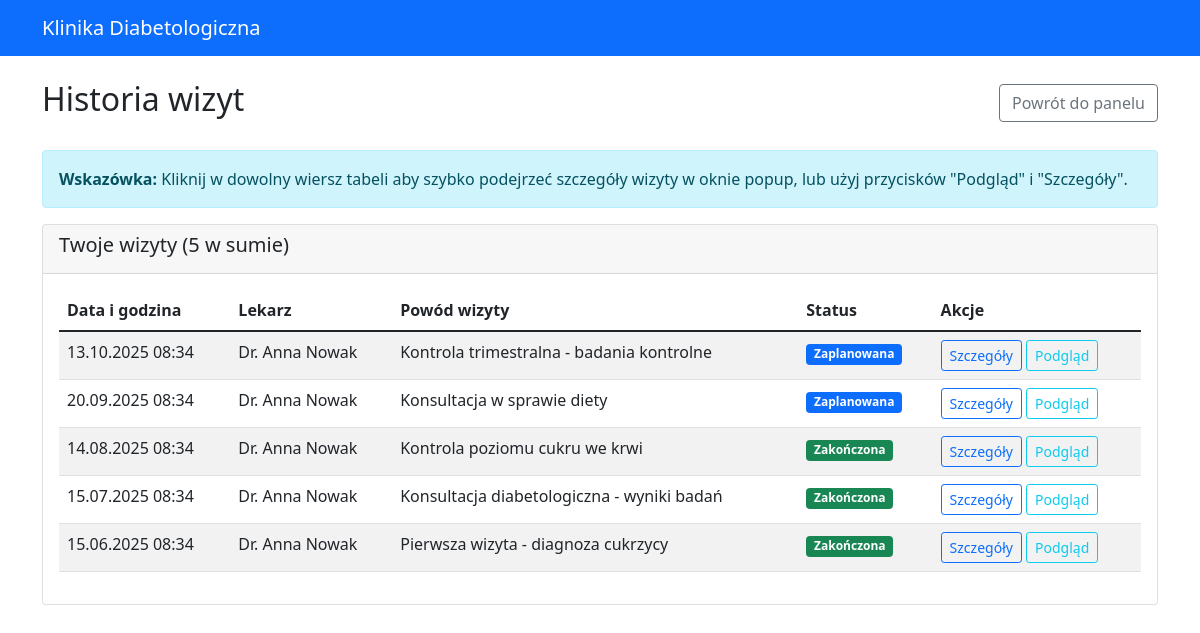
The app's page /appointments/history/ (signed in) with its own data.
### appointments/models.py (models this page shows, shortened)
class Appointment(models.Model):
    STATUS_CHOICES = [
        ('scheduled', 'Zaplanowana'),
        ('completed', 'Zakończona'),
        ('cancelled', 'Anulowana'),
        ('no_show', 'Niestawiennictwo'),
    ]
    patient = models.ForeignKey(Patient, on_delete=models.CASCADE, related_name='appointments')
    doctor = models.ForeignKey(Doctor, on_delete=models.CASCADE, related_name='appointments')
    appointment_date = models.DateTimeField()
    status = models.CharField(max_length=15, choices=STATUS_CHOICES, default='scheduled')
    reason = models.CharField(max_length=200, help_text="Powód wizyty")
    notes = models.TextField(blank=True, help_text="Notatki z wizyty")
    duration_minutes = models.PositiveIntegerField(default=30)
    created_at = models.DateTimeField(auto_now_add=True)
    updated_at = models.DateTimeField(auto_now=True)
    class Meta:
        ordering = ['-appointment_date']
        verbose_name = "Wizyta"
        verbose_name_plural = "Wizyty"

### doctors/models.py (models this page shows, shortened)
class Doctor(models.Model):
    user = models.OneToOneField(settings.AUTH_USER_MODEL, on_delete=models.CASCADE, related_name='doctor_profile')
    license_number = models.CharField(max_length=20, unique=True)
    specialization = models.CharField(
        max_length=50,
        choices=[
            ('endocrinologist', 'Endokrynolog'),
            ('diabetologist', 'Diabetolog'),
            ('internal_medicine', 'Internista'),
            ('family_medicine', 'Lekarz rodzinny'),
        ]
    )
    years_of_experience = models.PositiveIntegerField()
    office_address = models.TextField()
    consultation_fee = models.DecimalField(max_digits=6, decimal_places=2)
    working_hours_start = models.TimeField()
    working_hours_end = models.TimeField()
    working_days = models.CharField(
        max_length=20,
        choices=[
            ('mon-fri', 'Poniedziałek-Piątek'),
            ('mon-sat', 'Poniedziałek-Sobota'),
            ('tue-thu', 'Wtorek-Czwartek'),
        ],
        default='mon-fri'
    )
    education = models.TextField()
    certifications = models.TextField(blank=True)
    bio = models.TextField(blank=True)
    is_accepting_patients = models.BooleanField(default=True)
    created_at = models.DateTimeField(auto_now_add=True)
    updated_at = models.DateTimeField(auto_now=True)
    class Meta:
        verbose_name = "Lekarz"
        verbose_name_plural = "Lekarze"

### authentication/models.py (models this page shows, shortened)
class User(AbstractUser):
    USER_TYPE_CHOICES = (
        ('patient', 'Pacjent'),
        ('doctor', 'Lekarz'),
    )
    user_type = models.CharField(
        max_length=10,
        choices=USER_TYPE_CHOICES,
        default='patient'
    )
    phone_number = models.CharField(max_length=15, blank=True)
    def is_patient(self):
        return self.user_type == 'patient'

### appointments/views.py (the view)
# urls.py: path('history/', views.patient_appointment_history, name='patient_history'),
@login_required
def patient_appointment_history(request):
    if not request.user.is_patient():
        return redirect('authentication:login')
    patient = request.user.patient_profile
    appointments = Appointment.objects.filter(patient=patient).order_by('-appointment_date')
    paginator = Paginator(appointments, 10)
    page_number = request.GET.get('page')
    page_obj = paginator.get_page(page_number)
    context = {
        'appointments': page_obj,
        'patient': patient,
    }
    return render(request, 'appointments/patient_history.html', context)

### appointments/templates/appointments/patient_history.html (shortened to what this page needs)
{% extends 'authentication/base.html' %}
{% block content %}
<div class="row">
    <div class="col-md-12">
        <div class="d-flex justify-content-between align-items-center mb-4">
            <h2>Historia wizyt</h2>
            <a href="{% url 'patients:dashboard' %}" class="btn btn-outline-secondary">Powrót do panelu</a>
        </div>
        {% if appointments %}
            <div class="alert alert-info mb-3">
                <strong>Wskazówka:</strong> Kliknij w dowolny wiersz tabeli aby szybko podejrzeć szczegóły wizyty w oknie popup, lub użyj przycisków "Podgląd" i "Szczegóły".
            </div>
            <div class="card">
                <div class="card-header">
                    <h5>Twoje wizyty ({{ appointments.paginator.count }} w sumie)</h5>
                </div>
                <div class="card-body">
                    <div class="table-responsive">
                        <table class="table table-striped">
                            <thead>
                                <tr>
                                    <th>Data i godzina</th>
                                    <th>Lekarz</th>
                                    <th>Powód wizyty</th>
                                    <th>Status</th>
                                    <th>Akcje</th>
                                </tr>
                            </thead>
                            <tbody>
                                {% for appointment in appointments %}
                                <tr class="appointment-row" style="cursor: pointer;"
                                    onclick="showAppointmentModal({{ appointment.id }}, '{{ appointment.appointment_date|date:"d.m.Y H:i" }}', 'Dr. {{ appointment.doctor.user.first_name }} {{ appointment.doctor.user.last_name }}', '{{ appointment.reason }}', '{{ appointment.get_status_display }}', '{{ appointment.status }}')">
                                    <td>{{ appointment.appointment_date|date:"d.m.Y H:i" }}</td>
                                    <td>Dr. {{ appointment.doctor.user.first_name }} {{ appointment.doctor.user.last_name }}</td>
                                    <td>{{ appointment.reason }}</td>
                                    <td>
                                        {% if appointment.status == 'scheduled' %}
                                            <span class="badge bg-primary">{{ appointment.get_status_display }}</span>
                                        {% elif appointment.status == 'completed' %}
                                            <span class="badge bg-success">{{ appointment.get_status_display }}</span>
                                        {% elif appointment.status == 'cancelled' %}
                                            <span class="badge bg-danger">{{ appointment.get_status_display }}</span>
                                        {% else %}
                                            <span class="badge bg-warning">{{ appointment.get_status_display }}</span>
                                        {% endif %}
                                    </td>
                                    <td>
                                        <a href="{% url 'appointments:detail' appointment.id %}" class="btn btn-sm btn-outline-primary" onclick="event.stopPropagation();">Szczegóły</a>
                                        <button class="btn btn-sm btn-outline-info" onclick="event.stopPropagation(); showAppointmentModal({{ appointment.id }}, '{{ appointment.appointment_date|date:"d.m.Y H:i" }}', 'Dr. {{ appointment.doctor.user.first_name }} {{ appointment.doctor.user.last_name }}', '{{ appointment.reason }}', '{{ appointment.get_status_display }}', '{{ appointment.status }}')">Podgląd</button>
                                    </td>
                                </tr>
                                {% endfor %}
                            </tbody>
                        </table>
                    </div>
                </div>
            </div>
        {% else %}
            <div class="alert alert-info">
                <h4>Brak wizyt</h4>
                <p>Nie masz jeszcze żadnych wizyt w systemie.</p>
                <a href="#" class="btn btn-primary">Umów pierwszą wizytę</a>
            </div>
        {% endif %}
    </div>
</div>
{% endblock %}

### authentication/templates/authentication/base.html (shortened to what this page needs)
<!DOCTYPE html>
<html lang="pl">
<head>
    <link href="https://cdn.jsdelivr.net/npm/bootstrap@5.1.3/dist/css/bootstrap.min.css" rel="stylesheet">
</head>
<body>
    <nav class="navbar navbar-expand-lg navbar-dark bg-primary">
        <div class="container">
            <a class="navbar-brand" href="{% url 'authentication:login' %}">Klinika Diabetologiczna</a>
        </div>
    </nav>
    <div class="container mt-4">
        {% block content %}
        {% endblock %}
    </div>
</body>
</html>

### records on screen
Appointment: appointment_date "13.10.2025 08:34", doctor.user.first_name "Anna", doctor.user.last_name "Nowak", reason "Kontrola trimestralna - badania kontrolne", status "Zaplanowana"
Appointment: appointment_date "20.09.2025 08:34", doctor.user.first_name "Anna", doctor.user.last_name "Nowak", reason "Konsultacja w sprawie diety", status "Zaplanowana"
Appointment: appointment_date "14.08.2025 08:34", doctor.user.first_name "Anna", doctor.user.last_name "Nowak", reason "Kontrola poziomu cukru we krwi", status "Zakończona"
Appointment: appointment_date "15.07.2025 08:34", doctor.user.first_name "Anna", doctor.user.last_name "Nowak", reason "Konsultacja diabetologiczna - wyniki badań", status "Zakończona"
Appointment: appointment_date "15.06.2025 08:34", doctor.user.first_name "Anna", doctor.user.last_name "Nowak", reason "Pierwsza wizyta - diagnoza cukrzycy", status "Zakończona"

### other values on screen
{{ appointments.paginator.count }} "5"
